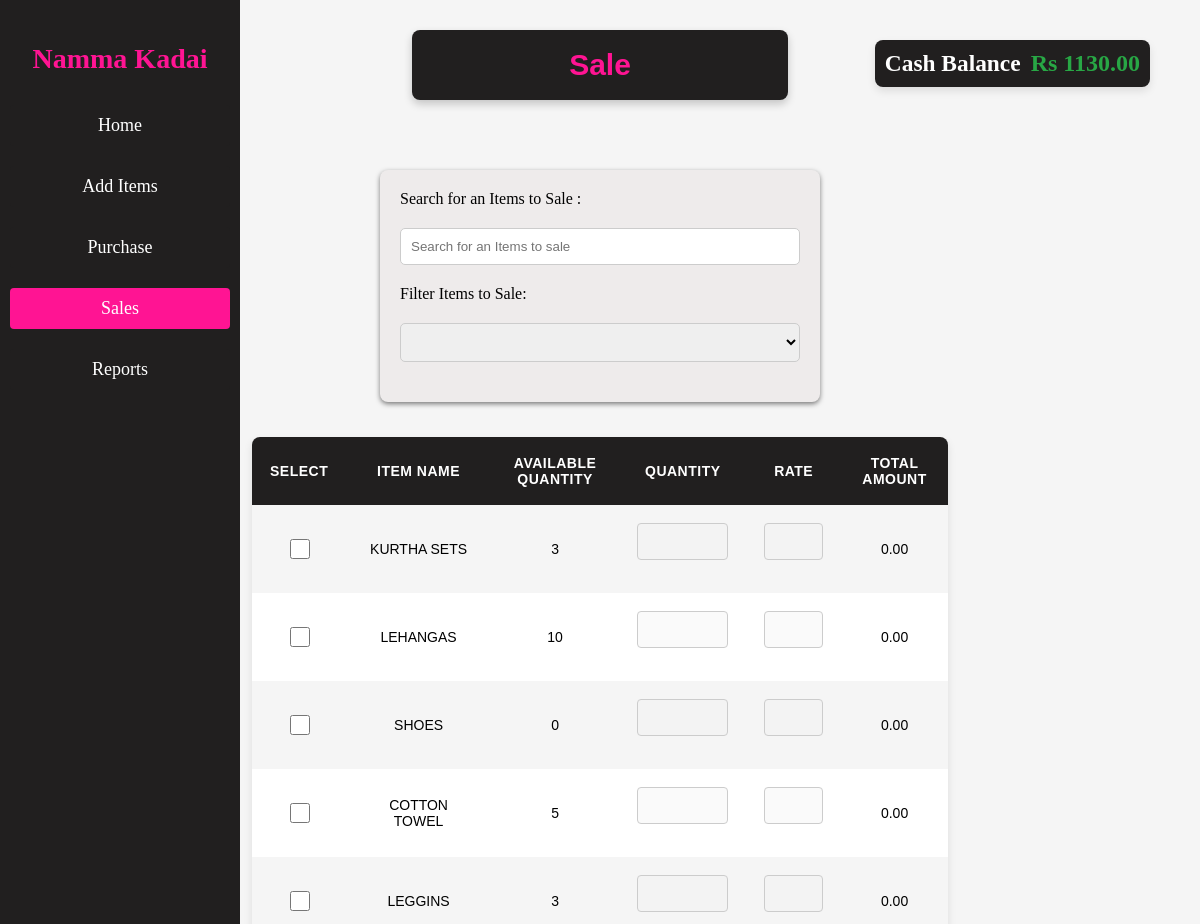
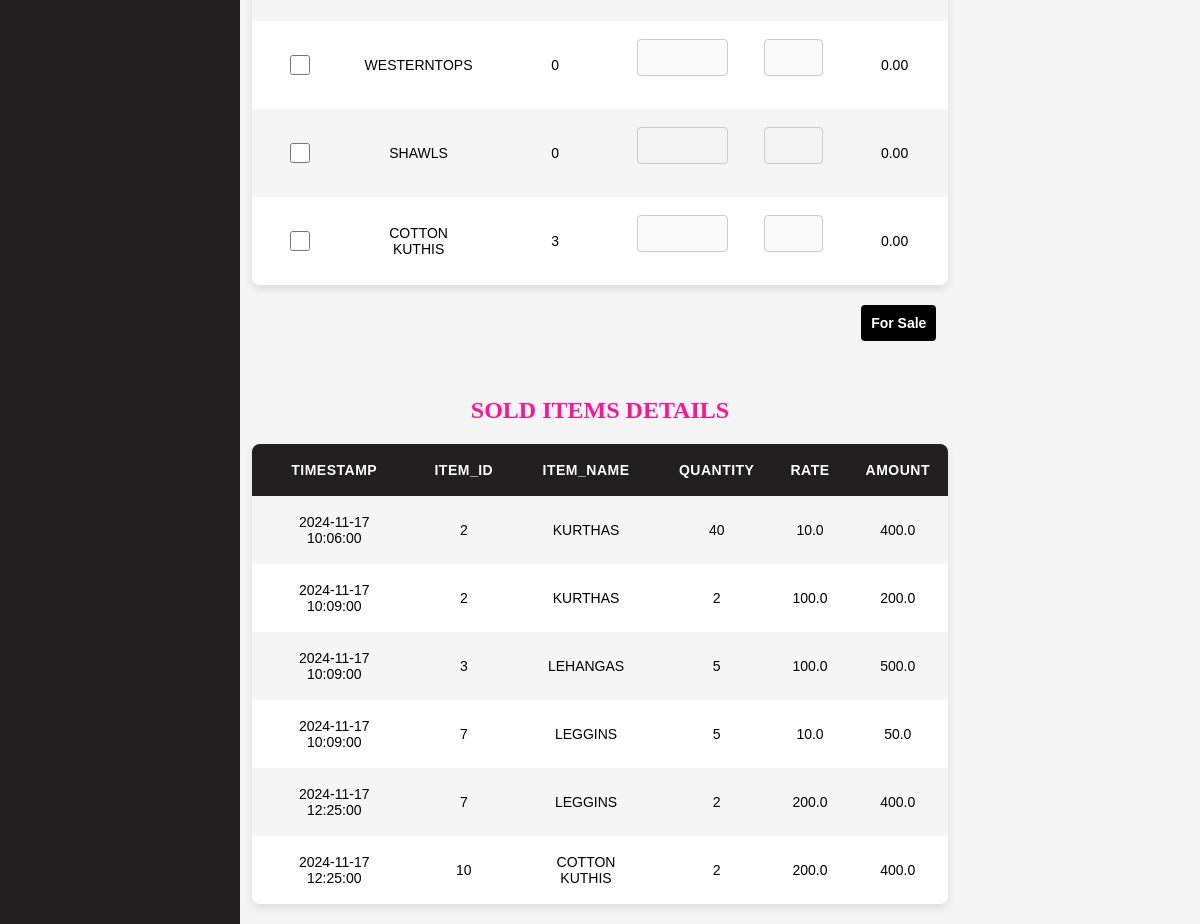
The page /addsale on the database its author committed (2 pictures, top to bottom).
### models.py (models this page shows)
class CompanyModel(db.Model):
    __tablename__='company'
    id = db.Column(db.Integer, primary_key=True)
    company_name=db.Column(db.String(),nullable=False)
    cash_balance=db.Column(db.Float,default=1000.00)

class ItemModel(db.Model):
    __tablename__ ='item'
    item_id=db.Column(db.Integer,primary_key=True)
    item_name=db.Column(db.String(),nullable=False)
    qty=db.Column(db.Integer,default=0,nullable=False)  # Bonus column for item quantity

class SalesModel(db.Model):
    __tablename__ ='sales'
    sales_id=db.Column(db.Integer,primary_key=True)
    timestamp=db.Column(db.DateTime, default=local_time, nullable=False)
    item_id=db.Column(db.Integer,db.ForeignKey('item.item_id'),nullable=False)
    item_name=db.Column(db.String(),nullable=False)
    qty=db.Column(db.Integer,nullable=False)
    rate=db.Column(db.Float,nullable=False)
    amount=db.Column(db.Float,nullable=False)

### App.py (the view, shortened to what this page needs)
@app.route('/addsale',methods=['GET','POST'])
def sale():
    company=CompanyModel.query.first()
    items = ItemModel.query.all()
    soldtable = SalesModel.query.all()
    no_items =len(items)==0
    no_sale=len(soldtable)==0
    company.cash_balance = f'{company.cash_balance:.2f}'
    return render_template('add_sale.html', items=items, soldtable=soldtable,no_sale=no_sale, no_items=no_items,company=company)

### App.py (called while the page is built)
@app.context_processor
def inject_path():
    return {'current_path': request.path}

### templates/add_sale.html (shortened to what this page needs)
<!DOCTYPE html>
<html>
<head>
  <link rel="stylesheet" href="static/add_or_purchase_or_sale.css">
</head>
<body>
  <div class="sidebar">
    <h2>Namma Kadai</h2>
    <a href="{{ url_for('home') }}">Home</a>
    <a href="{{ url_for('additems') }}">Add Items</a>
    <a href="{{ url_for('purchase') }}">Purchase</a>
    <a href="{{ url_for('sale') }}" class="{% if current_path == url_for('sale') %}active{% endif %}">Sales</a>
    <a href="{{ url_for('reports')}}">Reports</a>
  </div>
  <div class="balance-container">
    <h3>Cash Balance</h3>
    <div class="balance-amount">Rs {{company.cash_balance}}</div>
  </div>
  <div class="title-bar">
    <h2>Sale</h2>
  </div>
  <div id="flash-messages">
    {% with messages = get_flashed_messages(with_categories=true) %}
    {% if messages %}
    {% for category, message in messages %}
    <p class="message {{ category }}">{{ message }}</p>
    {% endfor %}
    {% else %}
    <p>No flash messages</p>
    {% endif %}
    {% endwith %}
  </div>
  <form class="formcontainer" method="POST">
    <label>Search for an Items to Sale :</label>
    <input type="text" name="sale_name" placeholder="Search for an Items to sale" id="filter-input"
      onkeyup="filterTable()" autocomplete="off" required><br>
    <label for="filter-mode">Filter Items to Sale:</label>
    <select id="filter-mode" onchange="filterItems()">
      <option value="" placeholder=""></option>
      <option value="all">All Items</option>
    </select>
  </form>
  <form class="container" method="POST">
    <table id="items-table">
      <thead>
        <tr>
          <th>Select</th>
          <th>Item Name</th>
          <th>Available Quantity</th>
          <th>Quantity</th>
          <th>Rate</th>
          <th>Total Amount</th>
        </tr>
      </thead>
      <tbody>
        {% if no_items %}
        <tr>
          <td colspan="6" style="align-items: center;">No Products Sold</td>
        </tr>
        {% else %}
        {% for item in items %}
        <tr>
          <td>
            <input type="checkbox" name="selected_items[]" value="{{ item.item_id }}" onchange="toggleInputs(this)">
          </td>
          <td>{{ item.item_name }}</td>
          <td>{{ item.qty }}</td>
          <td>
            <input type="number" name="qty[]" required min="1" disabled oninput="calculateAmount(this.closest('tr'))">
          </td>
          <td>
            <input type="number" name="rate[]" required step="0.01" disabled
              oninput="calculateAmount(this.closest('tr'))">
          </td>
          <td class="amount">0.00</td>
        </tr>
        {% endfor %}
        {% endif %}
      </tbody>
    </table>
    <div class="button-container">
      <button type="submit">For Sale</button>
    </div>
  </form>
  <br><br>
  <h2>SOLD ITEMS DETAILS</h2>
  <table>
    <thead>
      <th>Timestamp</th>
      <th>Item_id</th>
      <th>item_name</th>
      <th>Quantity</th>
      <th>Rate</th>
      <th>Amount</th>
    </thead>
    <tbody>
      {% if no_sale %}
      <tr>
        <td colspan="6" style="align-items: center;">No Products Sold</td>
      </tr>
      {% else %}
      {% for items in soldtable %}
      <tr>
        <td>{{ items.timestamp }}</td>
        <td>{{ items.item_id }}</td>
        <td>{{items.item_name}}</td>
        <td>{{ items.qty }}</td>
        <td>{{ items.rate }}</td>
        <td>{{ items.amount }}</td>
      </tr>
      {% endfor %}
      {% endif %}
    </tbody>
  </table>
</body>
</html>

### static/add_or_purchase_or_sale.css (style rules this page uses)
.sidebar { width: 200px; background-color: rgb(33, 31, 31); padding: 20px; position: fixed; height: 100%; top: 0; left: 0; display: flex; flex-direction: column; align-items: center; }
.sidebar h2 { font-size: 28px; margin-bottom: 20px; color: deeppink; }
.sidebar a { font-size: 18px; color: white; text-decoration: none; margin: 10px 0; display: block; text-align: center; padding: 10px; width: 100%; border-radius: 4px; background-color: rgb(33, 31, 31); transition: background-color 0.3s; }
.sidebar a.active { background-color: deeppink; }
.balance-container { display: flex; align-items: center; justify-content: flex-end; padding: 10px; background-color: rgb(33, 31, 31); font-size: 20px; font-weight: bold; color: white; border-radius: 8px; box-shadow: 0px 4px 8px rgba(0, 0, 0, 0.1); position: absolute; top: 40px; right: 50px; }
.balance-container h3 { margin: 0; padding-right: 10px; }
.balance-amount { font-size: 24px; color: #28a745; }
.title-bar h2 { margin: 10px; text-align: center; color: deeppink; font-family: Arial, sans-serif; }
.title-bar { display: block; align-items: center; flex-direction: column; padding: 8px; font-size: 20px; position: fixed; margin-top: 10px; left: 50%; transform: translateX(-50%); z-index: 1000; border-radius: 8px; box-shadow: 0 4px 8px rgba(0, 0, 0, 0.2); width: 30%; background-color: rgb(33, 31, 31); }
body { background-color: whitesmoke; margin: 0; padding: 20px; }
h2 { text-align: center; color: deeppink; }
.formcontainer { max-width: 400px; margin: 0 auto; margin-top: 10%; background-color: rgb(238, 235, 235); padding: 20px; border-radius: 8px; box-shadow: 0 2px 5px rgba(0, 0, 0, 0.5); margin-bottom: 3%; }
label { display: block; }
select, input[type="text"] { width: 100%; padding: 10px; margin-bottom: 15px; border: 1px solid #ccc; border-radius: 4px; box-sizing: border-box; }
#filter-input, #filter-mode { margin: 20px 0; padding: 10px; width: 100%; border: 1px solid #ccc; border-radius: 5px; }
.container { margin-top: 3%; }
input[type="number"] { width: 100%; padding: 10px; margin-bottom: 15px; border: 1px solid #ccc; border-radius: 4px; box-sizing: border-box; }
input[type="checkbox"] { width: 20px; height: 20px; }
.button-container { display: flex; justify-content: flex-end; margin-right: 21%; text-align: center; margin-top: 20px; }
button[type="submit"] { align-items: center; background-color: black; color: white; padding: 10px 10px; border: none; border-radius: 4px; font-size: 14px; font-weight: bold; cursor: pointer; transition: all 0.3s ease; }
table { margin: auto; margin-left: 20%; width: 60%; border-collapse: collapse; margin-top: 20px; box-shadow: 0px 4px 8px rgba(0, 0, 0, 0.1); font-family: Arial, sans-serif; border-radius: 8px; overflow: hidden; color: black; }
th, td { padding: 18px 18px; text-align: center; font-size: 14px; font-weight: 500; }
th { background-color: rgb(33, 31, 31); color: white; font-weight: bold; text-transform: uppercase; letter-spacing: 0.5px; }
tr:nth-child(even) { background-color: white; }
tr:nth-child(odd) { background-color: whitesmoke; }

### rows shown on the page
CompanyModel: cash_balance "1130.00"
ItemModel: item_name "KURTHA SETS", qty "3"
ItemModel: item_name "LEHANGAS", qty "10"
ItemModel: item_name "SHOES", qty "0"
ItemModel: item_name "COTTON TOWEL", qty "5"
ItemModel: item_name "LEGGINS", qty "3"
ItemModel: item_name "WESTERNTOPS", qty "0"
ItemModel: item_name "SHAWLS", qty "0"
ItemModel: item_name "COTTON KUTHIS", qty "3"
SalesModel: timestamp "2024-11-17 10:06:00", item_id "2", item_name "KURTHAS", qty "40", rate "10.0", amount "400.0"
SalesModel: timestamp "2024-11-17 10:09:00", item_id "2", item_name "KURTHAS", qty "2", rate "100.0", amount "200.0"
SalesModel: timestamp "2024-11-17 10:09:00", item_id "3", item_name "LEHANGAS", qty "5", rate "100.0", amount "500.0"
SalesModel: timestamp "2024-11-17 10:09:00", item_id "7", item_name "LEGGINS", qty "5", rate "10.0", amount "50.0"
SalesModel: timestamp "2024-11-17 12:25:00", item_id "7", item_name "LEGGINS", qty "2", rate "200.0", amount "400.0"
SalesModel: timestamp "2024-11-17 12:25:00", item_id "10", item_name "COTTON KUTHIS", qty "2", rate "200.0", amount "400.0"
